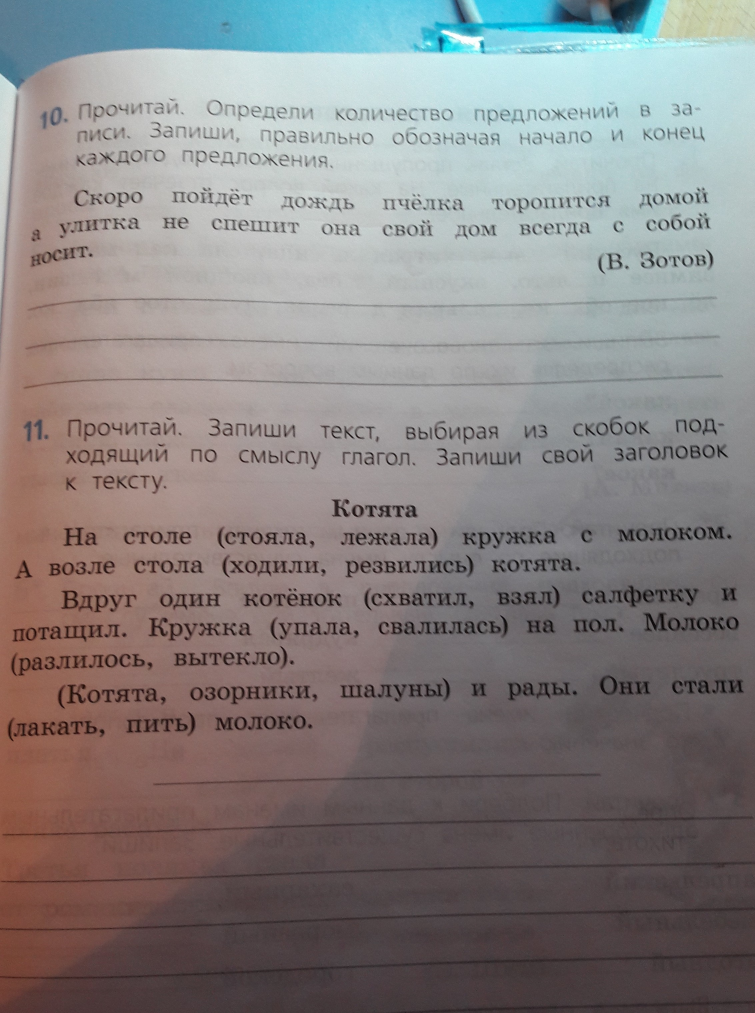
//> input picture examples/3_filters/text.jpg, 2265 x 3039 px (shown at 1/3 size)
$ ./main   (built with g++ and OpenCV 4)
//> lines starting //> are read from the running program, lines starting //| are printed output that depends on the picture; after the words box and inside, x2 and y2 are one past the last pixel; in counts of white or black regions, pixels touching at a corner belong together

#include "opencv2/opencv.hpp"

const std::string file_directory = "../../examples/3_filters/";

std::vector<int> low = {30, 0, 201};
std::vector<int> high = {180, 18, 255};
int createWindow(const std::string &win_name) {
  cv::namedWindow(win_name, cv::WINDOW_NORMAL);
  cv::resizeWindow(win_name, 450, 450);
  cv::createTrackbar("l_HUE", win_name, &low[0], 180);
  cv::createTrackbar("l_SAT", win_name, &low[1], 255);
  cv::createTrackbar("l_VAL", win_name, &low[2], 255);
  cv::createTrackbar("h_HUE", win_name, &high[0], 180);
  cv::createTrackbar("h_SAT", win_name, &high[1], 255);
  cv::createTrackbar("h_VAL", win_name, &high[2], 255);
}

void showImage(const std::string &win_name, const cv::Mat &img) {
  cv::namedWindow(win_name, CV_WINDOW_NORMAL);
  cv::resizeWindow(win_name, 550, 550);
  cv::imshow(win_name, img);
}
void threshOps() {
  cv::Mat src = cv::imread(file_directory + "text.jpg");
//> src is the input picture: 3039 rows x 2265 cols, CV_8UC3; mean B, G, R 129.9, 130.2, 134.2
  cv::Mat processed;
  cv::cvtColor(src, src, cv::COLOR_BGR2GRAY);
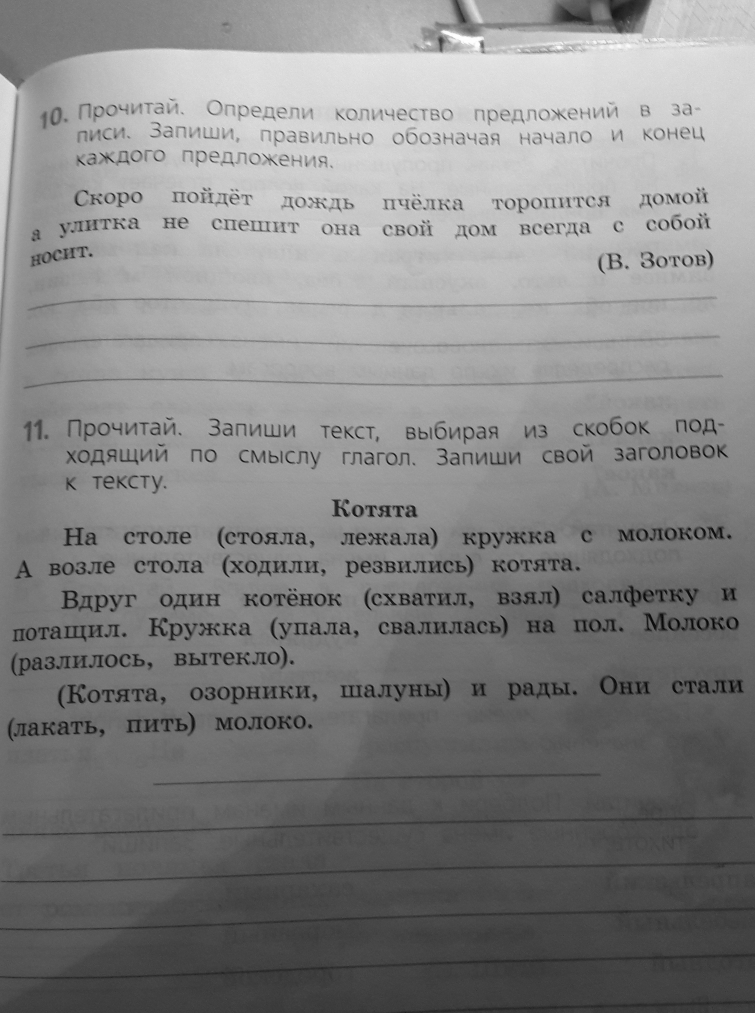
//> src: 3039 rows x 2265 cols, CV_8UC1 (shown at 1/3 size); min 0, max 255, mean 131.4

  cv::threshold(src, processed, 130, 255, cv::THRESH_BINARY);
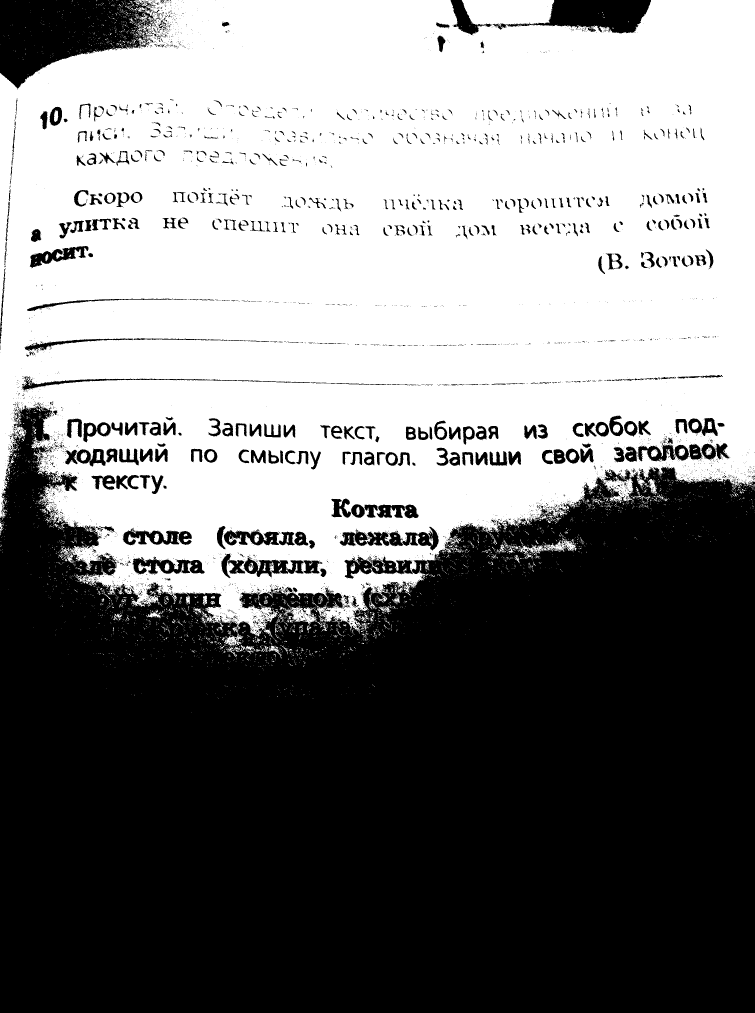
//> processed: 3039 rows x 2265 cols, CV_8UC1 (shown at 1/3 size); 49.3% white; 4531 white regions (4240 under 20 px), largest, box (x1, y1, x2, y2) and area: (0, 0, 2265, 1908) 3348360, (848, 1817, 968, 1884) 2486, (1555, 1612, 1730, 1662) 2424
  showImage("THRESH_BIN", processed);
  cv::threshold(src, processed, 130, 255, cv::THRESH_OTSU);
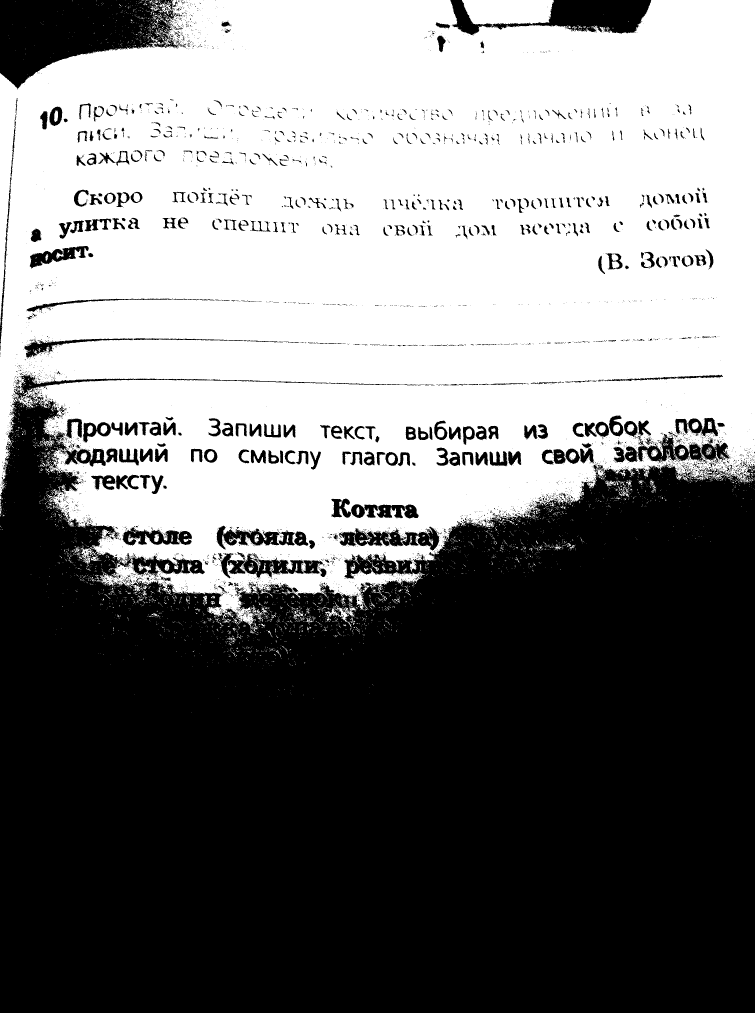
//> processed: 3039 rows x 2265 cols, CV_8UC1 (shown at 1/3 size); 47.6% white; 4456 white regions (4185 under 20 px), largest, box (x1, y1, x2, y2) and area: (0, 0, 2265, 1883) 3219365, (1386, 0, 1662, 75) 17824, (1006, 1821, 1069, 1882) 971
  showImage("THRESH_OTSU", processed);

  cv::adaptiveThreshold(src, processed, 255, cv::ADAPTIVE_THRESH_MEAN_C,
                        cv::THRESH_BINARY, 131, 10);
//> processed: 3039 rows x 2265 cols, CV_8UC1; 89.6% white; 5013 black regions (4456 under 20 px), largest, box (x1, y1, x2, y2) and area: (133, 83, 1175, 197) 42386, (1219, 0, 1953, 160) 36776, (74, 1003, 2161, 1050) 18334
  showImage("ADAPTIVE_MEAN_C", processed);
  cv::adaptiveThreshold(src, processed, 255, cv::ADAPTIVE_THRESH_GAUSSIAN_C,
                        cv::THRESH_BINARY, 131, 10);
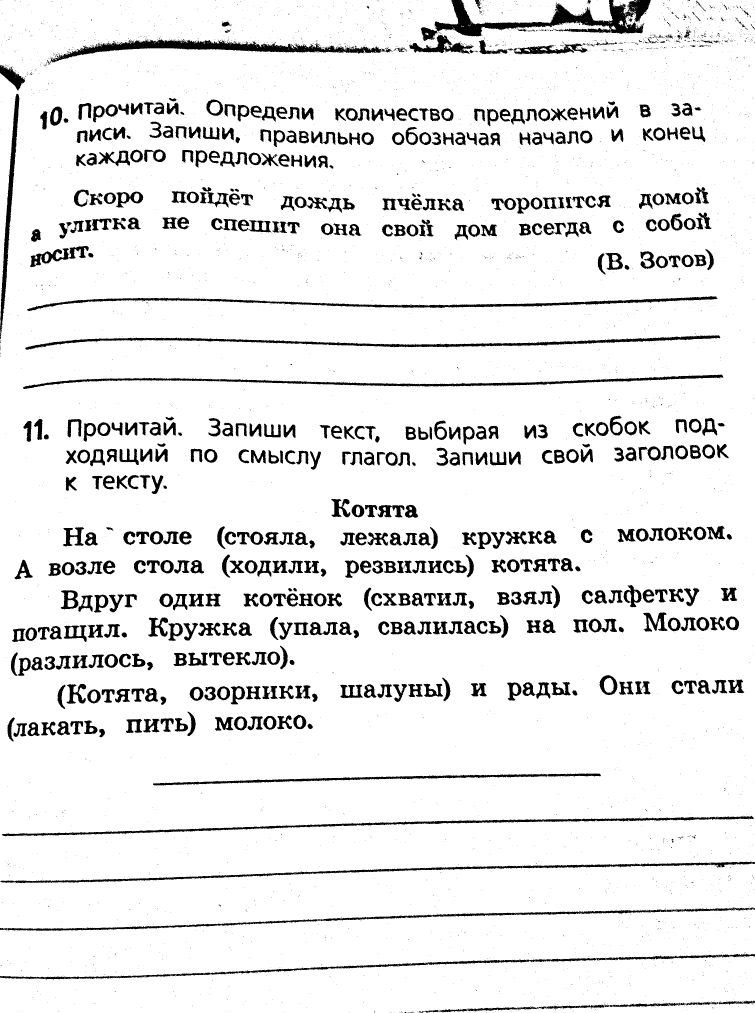
//> processed: 3039 rows x 2265 cols, CV_8UC1 (shown at 1/3 size); 91.4% white; 4325 black regions (3716 under 20 px), largest, box (x1, y1, x2, y2) and area: (1262, 0, 1953, 123) 24563, (151, 117, 1154, 190) 18558, (76, 1006, 2161, 1049) 15394
  showImage("ADAPTIVE_GAUSSIAN_C", processed);
  cv::waitKey(0);
}

void blurOps() {
  cv::Size ker(31, 31);
  cv::Mat src = cv::imread(file_directory + "text.jpg");
  showImage("Def", src);
  cv::Mat processed;

  cv::blur(src, processed, ker);
//> processed: 3039 rows x 2265 cols, CV_8UC3
  showImage("Blur", processed);
  cv::medianBlur(src, processed, 31);
  showImage("medianBlur", processed);
  cv::GaussianBlur(src, processed, ker, 100.0);
  showImage("GaussianBlur", processed);
  cv::bilateralFilter(src, processed, 31, 100.0, 10);
  showImage("bilateralBlur", processed);
  cv::waitKey(0);
}

void morphOps() {
  cv::Mat src = cv::imread(file_directory + "road.jpeg");
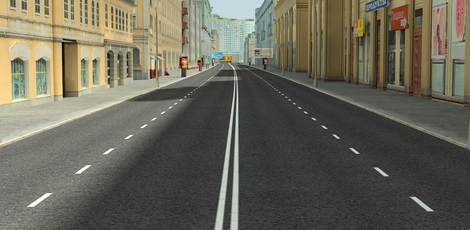
//> input picture examples/3_filters/road.jpeg, 470 x 230 px
//> src is the input picture: 230 rows x 470 cols, CV_8UC3; mean B, G, R 88.6, 102.9, 104.9
  cv::Mat processed;
  createWindow("DEF");
  cv::cvtColor(src, src, CV_BGR2HSV);
//> src: 230 rows x 470 cols, CV_8UC3; mean H, S, V 38.5, 38.8, 107.6
  while (true) {
    cv::inRange(src, low, high, processed);
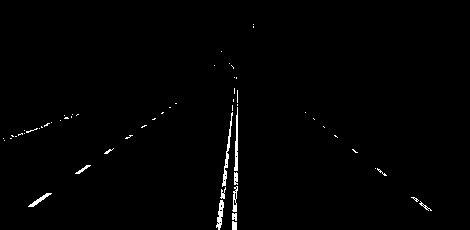
//> processed: 230 rows x 470 cols, CV_8UC1; 0.99% white in thin lines or dots, all inside (x1, y1, x2, y2) = (3, 24, 432, 230)
//> low = [30, 0, 201]; high = [180, 18, 255]
    cv::imshow("DEF", processed);
    if (cv::waitKey(10) >= 0) {
//> the Esc key is pressed
      break;
    }
  }

  cv::erode(processed, processed, cv::Mat(3, 3, CV_8UC1));
  cv::erode(processed, processed, cv::Mat(2, 2, CV_8UC1), cv::Point(-1, -1), 1,
            CV_HAL_BORDER_REFLECT);
  cv::erode(processed, processed, cv::Mat(1, 1, CV_8UC1), cv::Point(-1, -1), 3,
            CV_HAL_BORDER_REFLECT);
  showImage("ERODE", processed);

  cv::dilate(processed, processed, cv::Mat(3, 3, CV_8UC1), cv::Point(-1, -1),
             2);
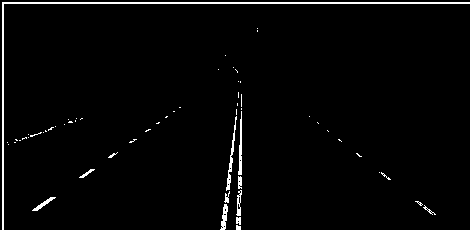
//> processed: 230 rows x 470 cols, CV_8UC1; 2.2% white in thin lines or dots
  showImage("DILATE", processed);
  cv::waitKey(0);
}
int main() {
  threshOps();
  cv::destroyAllWindows();
  blurOps();
  cv::destroyAllWindows();
  morphOps();
  cv::destroyAllWindows();

  return 0;
}
